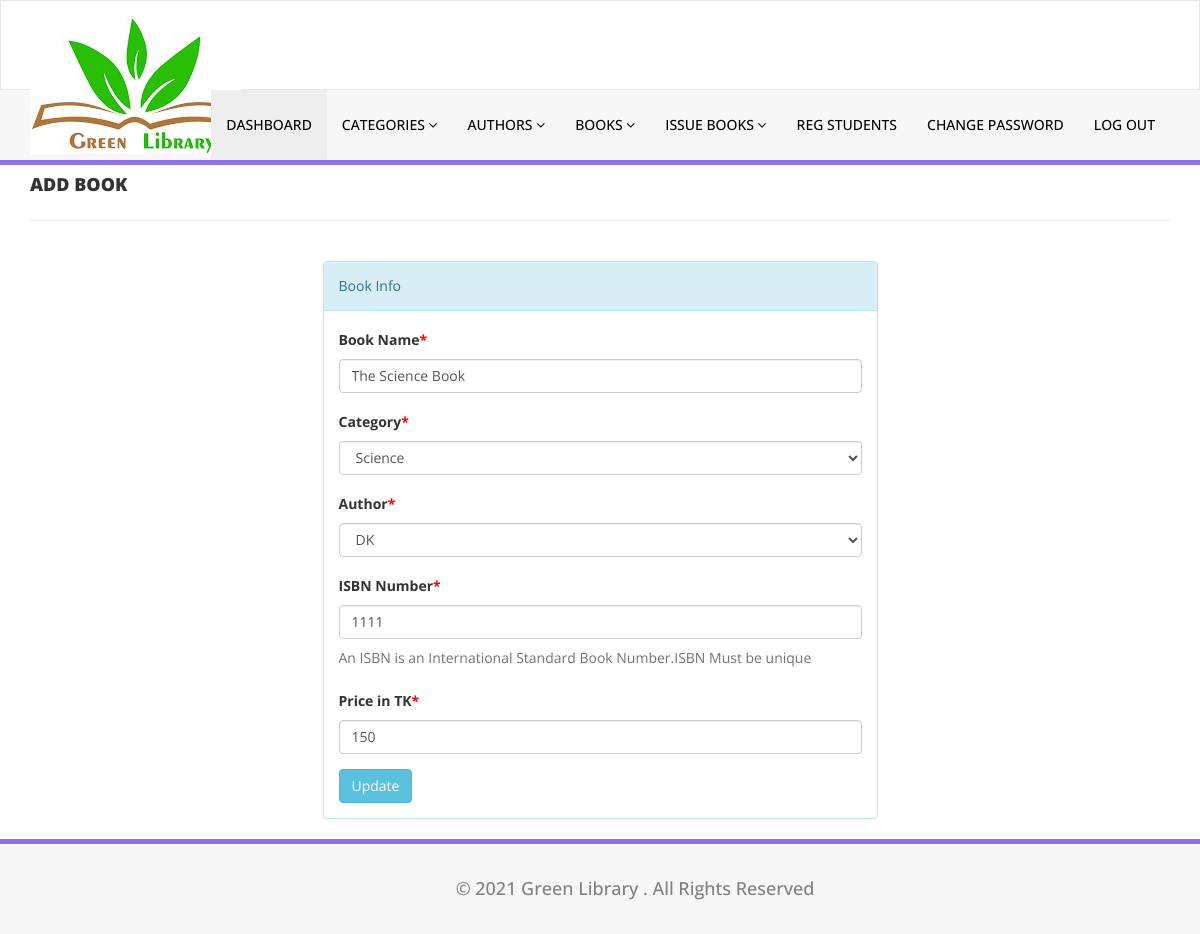
The app's page /library/admin/edit-book.php?bookid=1 (signed in) with its own data.
### tables this page shows
CREATE TABLE `tblbooks` (
  `id` int(11) NOT NULL,
  `BookName` varchar(255) DEFAULT NULL,
  `CatId` int(11) DEFAULT NULL,
  `AuthorId` int(11) DEFAULT NULL,
  `ISBNNumber` int(11) DEFAULT NULL,
  `BookPrice` int(11) DEFAULT NULL,
  `RegDate` timestamp NULL DEFAULT current_timestamp(),
  `UpdationDate` timestamp NULL DEFAULT NULL ON UPDATE current_timestamp()
);

CREATE TABLE `tblcategory` (
  `id` int(11) NOT NULL,
  `CategoryName` varchar(150) DEFAULT NULL,
  `Status` int(1) DEFAULT NULL,
  `CreationDate` timestamp NULL DEFAULT current_timestamp(),
  `UpdationDate` timestamp NULL DEFAULT '0000-00-00 00:00:00' ON UPDATE current_timestamp()
);

CREATE TABLE `tblauthors` (
  `id` int(11) NOT NULL,
  `AuthorName` varchar(159) DEFAULT NULL,
  `creationDate` timestamp NULL DEFAULT current_timestamp(),
  `UpdationDate` timestamp NULL DEFAULT NULL ON UPDATE current_timestamp()
);

### library/admin/edit-book.php (the view, shortened to what this page needs)
<?php
include('includes/config.php');
if(strlen($_SESSION['alogin'])==0)
    {
header('location:index.php');
}
else{
?>
<!DOCTYPE html>
<html xmlns="http://www.w3.org/1999/xhtml">
<head>
    <link href="assets/css/bootstrap.css" rel="stylesheet" />
    <link href="assets/css/font-awesome.css" rel="stylesheet" />
    <link href="assets/css/style.css" rel="stylesheet" />
</head>
<body>
<?php include('includes/header.php');?>
    <div class="content-wra
    <div class="content-wrapper">
         <div class="container">
        <div class="row pad-botm">
            <div class="col-md-12">
                <h4 class="header-line">Add Book</h4>
                            </div>
</div>
<div class="row">
<div class="col-md-6 col-sm-6 col-xs-12 col-md-offset-3"">
<div class="panel panel-info">
<div class="panel-heading">
Book Info
</div>
<div class="panel-body">
<form role="form" method="post">
<?php
$bookid=intval($_GET['bookid']);
$sql = "SELECT tblbooks.BookName,tblcategory.CategoryName,tblcategory.id as cid,tblauthors.AuthorName,tblauthors.id as athrid,tblbooks.ISBNNumber,tblbooks.BookPrice,tblbooks.id as bookid from  tblbooks join tblcategory on tblcategory.id=tblbooks.CatId join tblauthors on tblauthors.id=tblbooks.AuthorId where tblbooks.id=:bookid";
$query = $dbh -> prepare($sql);
$query->bindParam(':bookid',$bookid,PDO::PARAM_STR);
$query->execute();
$results=$query->fetchAll(PDO::FETCH_OBJ);
if($query->rowCount() > 0)
{
foreach($results as $result)
{               ?>
<div class="form-group">
<label>Book Name<span style="color:red;">*</span></label>
<input class="form-control" type="text" name="bookname" value="<?php echo htmlentities($result->BookName);?>" required />
</div>
<div class="form-group">
<label> Category<span style="color:red;">*</span></label>
<select class="form-control" name="category" required="required">
<option value="<?php echo htmlentities($result->cid);?>"> <?php echo htmlentities($catname=$result->CategoryName);?></option>
</select>
</div>
<div class="form-group">
<label> Author<span style="color:red;">*</span></label>
<select class="form-control" name="author" required="required">
<option value="<?php echo htmlentities($result->athrid);?>"> <?php echo htmlentities($athrname=$result->AuthorName);?></option>
</select>
</div>
<div class="form-group">
<label>ISBN Number<span style="color:red;">*</span></label>
<input class="form-control" type="text" name="isbn" value="<?php echo htmlentities($result->ISBNNumber);?>"  required="required" />
<p class="help-block">An ISBN is an International Standard Book Number.ISBN Must be unique</p>
</div>
 <div class="form-group">
 <label>Price in TK<span style="color:red;">*</span></label>
 <input class="form-control" type="text" name="price" value="<?php echo htmlentities($result->BookPrice);?>"   required="required" />
 </div>
 <?php }} ?>
<button type="submit" name="update" class="btn btn-info">Update </button>
                                    </form>
                            </div>
                        </div>
                            </div>
        </div>
    </div>
    </div>
      <?php include('includes/footer.php');?>
</body>
</html>
<?php } ?>

### library/admin/assets/css/style.css (style rules this page uses)
.header-line { font-weight:900; padding-bottom:25px; border-bottom:1px solid #eeeeee; text-transform:uppercase; }
.pad-botm { padding-bottom:30px; }

### records on screen
tblbooks: bookname "The Science Book", category "Science", author "DK", isbn "1111", price "150"
